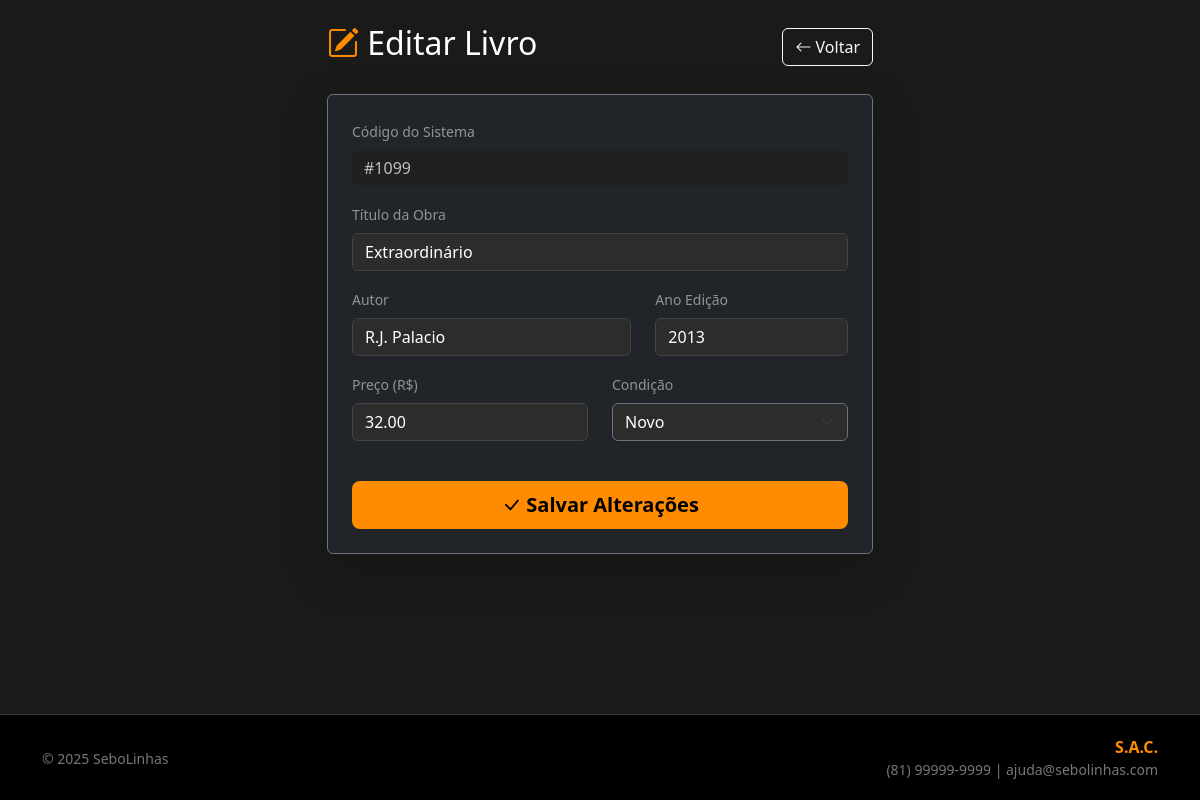
The page /modulos/livros/editar.php?id=1099 (signed in) on the database its author committed.
### tables this page shows
CREATE TABLE LIVRO (
    CD_LIVRO INT AUTO_INCREMENT PRIMARY KEY,
    TITULO VARCHAR(150) NOT NULL,
    ANO INT NOT NULL,
    AUTOR VARCHAR(100) NOT NULL,
    ESTADO VARCHAR(20) NOT NULL,
    PRECO DECIMAL(10,2) NOT NULL DEFAULT 0.00,
    CD_FUNCIONARIO INT,
    FOREIGN KEY (CD_FUNCIONARIO) REFERENCES FUNCIONARIO(CD_FUNCIONARIO)
) AUTO_INCREMENT=1000;

### modulos/livros/editar.php (the view, shortened to what this page needs)
<?php
require_once '../../config/conexao.php';
$id_livro = filter_input(INPUT_GET, 'id', FILTER_VALIDATE_INT);
$dados_livro = [];
try {
    $sql = "SELECT * FROM LIVRO WHERE CD_LIVRO = :id";
    $stmt = $pdo->prepare($sql);
    $stmt->bindValue(':id', $id_livro);
    $stmt->execute();
    $dados_livro = $stmt->fetch();
} catch (PDOException $e) {
    header("Location: acervo.php?erro_db=1");
    exit;
}
include '../../includes/header.php';
?>
<div class="row justify-content-center">
    <div class="col-md-8 col-lg-6">
        <div class="d-flex justify-content-between align-items-center mb-4">
            <h2 class="text-white">
                <i class="bi bi-pencil-square text-orange"></i> Editar Livro
            </h2>
            <a href="acervo.php" class="btn btn-outline-light">
                <i class="bi bi-arrow-left"></i> Voltar
            </a>
        </div>
        <div class="card bg-dark border-secondary shadow-lg">
            <div class="card-body p-4">
                <form method="POST" action="">
                    <div class="mb-3">
                        <label class="form-label text-white-50 small">Código do Sistema</label>
                        <input type="text" class="form-control bg-secondary text-dark border-0" value="#<?= $dados_livro['CD_LIVRO']; ?>" disabled>
                    </div>
                    <div class="mb-3">
                        <label for="titulo" class="form-label text-white-50 small">Título da Obra</label>
                        <input type="text" class="form-control" name="titulo" required value="<?= $dados_livro['TITULO']; ?>">
                    </div>
                    <div class="row">
                        <div class="col-md-7 mb-3">
                            <label for="autor" class="form-label text-white-50 small">Autor</label>
                            <input type="text" class="form-control" name="autor" required value="<?= $dados_livro['AUTOR']; ?>">
                        </div>
                        <div class="col-md-5 mb-3">
                            <label for="ano" class="form-label text-white-50 small">Ano Edição</label>
                            <input type="number" class="form-control" name="ano" required max="<?= date('Y'); ?>" value="<?= $dados_livro['ANO']; ?>">
                        </div>
                    </div>
                    <div class="row">
                        <div class="col-md-6 mb-3">
                            <label for="preco" class="form-label text-white-50 small">Preço (R$)</label>
                            <input type="number" class="form-control" name="preco" min="0" step="0.01" required value="<?= $dados_livro['PRECO']; ?>">
                        </div>
                        <div class="col-md-6 mb-3">
                            <label for="estado" class="form-label text-white-50 small">Condição</label>
                            <select class="form-control form-select bg-dark text-white border-secondary" name="estado">
                                <option value="Novo" <?= ($dados_livro['ESTADO'] == 'Novo') ? 'selected' : ''; ?>>Novo</option>
                            </select>
                        </div>
                    </div>
                    <div class="d-grid gap-2 mt-4">
                        <button type="submit" name="btn_atualizar" class="btn bg-orange fw-bold btn-lg">
                            <i class="bi bi-check-lg"></i> Salvar Alterações
                        </button>
                    </div>
                </form>
            </div>
        </div>
    </div>
</div>
<?php include '../../includes/footer.php'; ?>

### css/custom.css (style rules this page uses)
:root { --primary-color: #ff8c00; --primary-hover: #e67e22; --bg-body: #1a1a1a; --bg-card: #2c2c2c; --bg-input: #222222; --text-main: #e0e0e0; --text-muted: #bbbbbb; --border-color: #444444; }
body { background-color: var(--bg-body); color: var(--text-main); min-height: 100vh; display: flex; flex-direction: column; }
.text-orange { color: var(--primary-color) !important; }
.bg-orange { background-color: var(--primary-color) !important; color: #000; }
.form-control, .form-select { color: #fff !important; background-color: var(--bg-card) !important; border: 1px solid var(--border-color); }
.form-control::placeholder { color: var(--text-muted) !important; opacity: 1; }
.form-control:disabled, .form-control[readonly] { background-color: #1f1f1f !important; opacity: 0.7; }

### rows shown on the page
livro: CD_LIVRO "#1099", titulo "Extraordinário", autor "R.J. Palacio", ano "2013", preco "32.00", estado "Novo"
